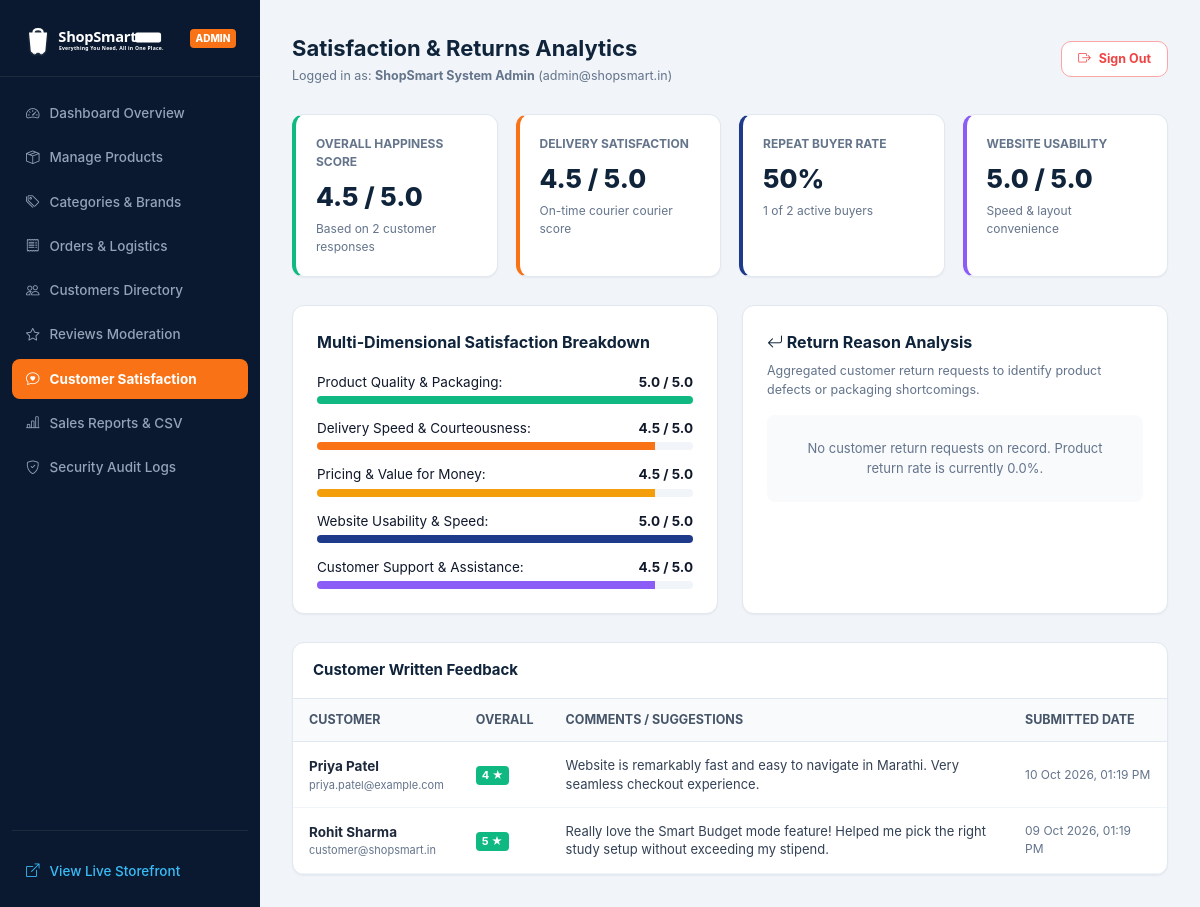
Screenshot of /uploads/admin/feedback.php (signed in) with the database file from the repository.
### tables this page shows
CREATE TABLE `users` (
  `id` INT UNSIGNED AUTO_INCREMENT PRIMARY KEY,
  `name` VARCHAR(100) NOT NULL,
  `email` VARCHAR(120) NOT NULL UNIQUE,
  `phone` VARCHAR(15) NOT NULL UNIQUE,
  `password_hash` VARCHAR(255) NOT NULL,
  `role` ENUM('customer', 'admin') NOT NULL DEFAULT 'customer',
  `status` ENUM('active', 'inactive') NOT NULL DEFAULT 'active',
  `avatar` VARCHAR(255) DEFAULT NULL,
  `created_at` DATETIME NOT NULL DEFAULT CURRENT_TIMESTAMP,
  `updated_at` DATETIME NOT NULL DEFAULT CURRENT_TIMESTAMP ON UPDATE CURRENT_TIMESTAMP,
  INDEX `idx_users_role` (`role`),
  INDEX `idx_users_status` (`status`)
);

CREATE TABLE `customer_feedback` (
  `id` INT UNSIGNED AUTO_INCREMENT PRIMARY KEY,
  `user_id` INT UNSIGNED DEFAULT NULL,
  `overall_satisfaction` TINYINT UNSIGNED NOT NULL DEFAULT 5,
  `product_quality` TINYINT UNSIGNED NOT NULL DEFAULT 5,
  `delivery_experience` TINYINT UNSIGNED NOT NULL DEFAULT 5,
  `pricing_satisfaction` TINYINT UNSIGNED NOT NULL DEFAULT 5,
  `website_usability` TINYINT UNSIGNED NOT NULL DEFAULT 5,
  `customer_support` TINYINT UNSIGNED NOT NULL DEFAULT 5,
  `comments` TEXT DEFAULT NULL,
  `created_at` DATETIME NOT NULL DEFAULT CURRENT_TIMESTAMP,
  FOREIGN KEY (`user_id`) REFERENCES `users` (`id`) ON DELETE SET NULL
);

### uploads/includes/functions.php (called while the page is built, shortened)
<?php
function e(?string $string): string {
    return htmlspecialchars((string)($string ?? ''), ENT_QUOTES, 'UTF-8');
}
function formatDateIndian(?string $datetime, bool $includeTime = true): string {
    $ts = strtotime($datetime);
    return $includeTime ? date('d M Y, h:i A', $ts) : date('d M Y', $ts);
}

### uploads/includes/auth.php (called while the page is built, shortened)
<?php
require_once __DIR__ . '/functions.php';
class Auth {
    public static function getCurrentUser(): ?array {
        $db = Database::getConnection();
        $stmt = $db->prepare("SELECT id, name, email, phone, role, created_at FROM users WHERE id = ? AND status = 'active' LIMIT 1");
        $stmt->execute([$_SESSION['user_id']]);
        return $stmt->fetch() ?: null;
    }
}

### uploads/admin/feedback.php (the view)
<?php
$adminTitle = "Satisfaction & Returns Analytics";
require_once __DIR__ . '/admin_header.php';
$db = Database::getConnection();
$feedbackList = [];
$avgOverall = 0;
$avgQuality = 0;
$avgDelivery = 0;
$avgPricing = 0;
$avgUsability = 0;
$avgSupport = 0;
$totalResponses = 0;
$repeatCustomerPct = 0;
$returnReasons = [];
if ($db) {
    $feedStmt = $db->query("
        SELECT cf.*, u.name AS user_name, u.email AS user_email
        FROM customer_feedback cf
        LEFT JOIN users u ON cf.user_id = u.id
        ORDER BY cf.created_at DESC
    ");
    $feedbackList = $feedStmt->fetchAll();
    $totalResponses = count($feedbackList);
    if ($totalResponses > 0) {
        $sumOverall = 0; $sumQual = 0; $sumDel = 0; $sumPrice = 0; $sumUse = 0; $sumSup = 0;
        foreach ($feedbackList as $fb) {
            $sumOverall += (int)$fb['overall_satisfaction'];
            $sumQual += (int)$fb['product_quality'];
            $sumDel += (int)$fb['delivery_experience'];
            $sumPrice += (int)$fb['pricing_satisfaction'];
            $sumUse += (int)$fb['website_usability'];
            $sumSup += (int)$fb['customer_support'];
        }
        $avgOverall = round($sumOverall / $totalResponses, 1);
        $avgQuality = round($sumQual / $totalResponses, 1);
        $avgDelivery = round($sumDel / $totalResponses, 1);
        $avgPricing = round($sumPrice / $totalResponses, 1);
        $avgUsability = round($sumUse / $totalResponses, 1);
        $avgSupport = round($sumSup / $totalResponses, 1);
    }
    $repeatQuery = $db->query("
        SELECT
            COUNT(DISTINCT user_id) AS total_buyers,
            SUM(CASE WHEN order_count > 1 THEN 1 ELSE 0 END) AS repeat_buyers
        FROM (
            SELECT user_id, COUNT(*) AS order_count
            FROM orders
            WHERE order_status NOT IN ('Cancelled')
            GROUP BY user_id
        ) buyer_summary
    ")->fetch();
    $totalBuyers = (int)($repeatQuery['total_buyers'] ?? 0);
    $repeatBuyers = (int)($repeatQuery['repeat_buyers'] ?? 0);
    $repeatCustomerPct = $totalBuyers > 0 ? round(($repeatBuyers / $totalBuyers) * 100) : 0;
    $retStmt = $db->query("
        SELECT return_reason, COUNT(*) AS count
        FROM return_requests
        GROUP BY return_reason
        ORDER BY count DESC
    ");
    $returnReasons = $retStmt->fetchAll();
}
?>
<div class="kpi-grid">
  <div class="kpi-card" style="border-left:4px solid var(--accent-green);">
    <div class="kpi-title">Overall Happiness Score</div>
    <div class="kpi-value"><?= $avgOverall > 0 ? number_format($avgOverall, 1) . ' / 5.0' : 'N/A' ?></div>
    <div style="font-size:12px;color:#64748b;margin-top:4px;">Based on <?= $totalResponses ?> customer responses</div>
  </div>
  <div class="kpi-card" style="border-left:4px solid var(--primary-orange);">
    <div class="kpi-title">Delivery Satisfaction</div>
    <div class="kpi-value"><?= $avgDelivery > 0 ? number_format($avgDelivery, 1) . ' / 5.0' : 'N/A' ?></div>
    <div style="font-size:12px;color:#64748b;margin-top:4px;">On-time courier courier score</div>
  </div>
  <div class="kpi-card" style="border-left:4px solid var(--primary-blue);">
    <div class="kpi-title">Repeat Buyer Rate</div>
    <div class="kpi-value"><?= $repeatCustomerPct ?>%</div>
    <div style="font-size:12px;color:#64748b;margin-top:4px;"><?= $repeatBuyers ?> of <?= $totalBuyers ?> active buyers</div>
  </div>
  <div class="kpi-card" style="border-left:4px solid #8b5cf6;">
    <div class="kpi-title">Website Usability</div>
    <div class="kpi-value"><?= $avgUsability > 0 ? number_format($avgUsability, 1) . ' / 5.0' : 'N/A' ?></div>
    <div style="font-size:12px;color:#64748b;margin-top:4px;">Speed & layout convenience</div>
  </div>
</div>
<div style="display:grid;grid-template-columns:1fr 1fr;gap:24px;margin-bottom:28px;">
  <div style="background:#ffffff;border:1px solid #e2e8f0;border-radius:12px;padding:24px;box-shadow:var(--shadow-sm);">
    <h3 style="font-size:16px;color:var(--primary-navy);margin-bottom:18px;">Multi-Dimensional Satisfaction Breakdown</h3>
    <div style="display:flex;flex-direction:column;gap:14px;font-size:13.5px;">
      <div>
        <div style="display:flex;justify-content:space-between;margin-bottom:4px;">
          <span>Product Quality & Packaging:</span>
          <strong><?= number_format($avgQuality, 1) ?> / 5.0</strong>
        </div>
        <div style="height:8px;background:#f1f5f9;border-radius:4px;overflow:hidden;">
          <div style="width:<?= ($avgQuality / 5) * 100 ?>%;height:100%;background:var(--accent-green);"></div>
        </div>
      </div>
      <div>
        <div style="display:flex;justify-content:space-between;margin-bottom:4px;">
          <span>Delivery Speed & Courteousness:</span>
          <strong><?= number_format($avgDelivery, 1) ?> / 5.0</strong>
        </div>
        <div style="height:8px;background:#f1f5f9;border-radius:4px;overflow:hidden;">
          <div style="width:<?= ($avgDelivery / 5) * 100 ?>%;height:100%;background:var(--primary-orange);"></div>
        </div>
      </div>
      <div>
        <div style="display:flex;justify-content:space-between;margin-bottom:4px;">
          <span>Pricing & Value for Money:</span>
          <strong><?= number_format($avgPricing, 1) ?> / 5.0</strong>
        </div>
        <div style="height:8px;background:#f1f5f9;border-radius:4px;overflow:hidden;">
          <div style="width:<?= ($avgPricing / 5) * 100 ?>%;height:100%;background:var(--accent-amber);"></div>
        </div>
      </div>
      <div>
        <div style="display:flex;justify-content:space-between;margin-bottom:4px;">
          <span>Website Usability & Speed:</span>
          <strong><?= number_format($avgUsability, 1) ?> / 5.0</strong>
        </div>
        <div style="height:8px;background:#f1f5f9;border-radius:4px;overflow:hidden;">
          <div style="width:<?= ($avgUsability / 5) * 100 ?>%;height:100%;background:var(--primary-blue);"></div>
        </div>
      </div>
      <div>
        <div style="display:flex;justify-content:space-between;margin-bottom:4px;">
          <span>Customer Support & Assistance:</span>
          <strong><?= number_format($avgSupport, 1) ?> / 5.0</strong>
        </div>
        <div style="height:8px;background:#f1f5f9;border-radius:4px;overflow:hidden;">
          <div style="width:<?= ($avgSupport / 5) * 100 ?>%;height:100%;background:#8b5cf6;"></div>
        </div>
      </div>
    </div>
  </div>
  <div style="background:#ffffff;border:1px solid #e2e8f0;border-radius:12px;padding:24px;box-shadow:var(--shadow-sm);">
    <h3 style="font-size:16px;color:var(--primary-navy);margin-bottom:8px;">
      <i class="bi bi-arrow-return-left"></i> Return Reason Analysis
    </h3>
    <p style="font-size:12.5px;color:#64748b;margin-bottom:16px;">
      Aggregated customer return requests to identify product defects or packaging shortcomings.
    </p>
    <?php if (!empty($returnReasons)): ?>
      <div style="display:flex;flex-direction:column;gap:12px;">
        <?php foreach ($returnReasons as $rr): ?>
          <div style="display:flex;justify-content:space-between;align-items:center;padding:10px 14px;background:#f8fafc;border-radius:8px;font-size:13px;">
            <span style="font-weight:600;color:var(--primary-navy);"><?= e($rr['return_reason']) ?></span>
            <span style="background:#fef2f2;color:#991b1b;font-weight:700;padding:2px 8px;border-radius:10px;">
              <?= $rr['count'] ?> incidents
            </span>
          </div>
        <?php endforeach; ?>
      </div>
    <?php else: ?>
      <div style="padding:24px;text-align:center;background:#f8fafc;border-radius:8px;color:#64748b;font-size:13px;">
        No customer return requests on record. Product return rate is currently 0.0%.
      </div>
    <?php endif; ?>
  </div>
</div>
<div class="table-container">
  <div style="padding:16px 20px;border-bottom:1px solid #e2e8f0;">
    <h3 style="font-size:15px;margin:0;font-weight:700;color:var(--primary-navy);">Customer Written Feedback</h3>
  </div>
  <table class="admin-table">
    <thead>
      <tr>
        <th>Customer</th>
        <th>Overall</th>
        <th>Comments / Suggestions</th>
        <th>Submitted Date</th>
      </tr>
    </thead>
    <tbody>
      <?php if (!empty($feedbackList)): ?>
        <?php foreach ($feedbackList as $fb): ?>
          <tr>
            <td>
              <strong><?= e($fb['user_name'] ?? 'Verified Shopper') ?></strong>
              <div style="font-size:11px;color:#64748b;"><?= e($fb['user_email'] ?? '') ?></div>
            </td>
            <td>
              <span class="rating-pill"><?= (int)$fb['overall_satisfaction'] ?> ★</span>
            </td>
            <td>
              <div style="font-size:13px;color:#334155;max-width:440px;line-height:1.4;">
                <?= e($fb['comments'] ?: 'No additional written comment.') ?>
              </div>
            </td>
            <td style="color:#64748b;font-size:12px;"><?= formatDateIndian($fb['created_at']) ?></td>
          </tr>
        <?php endforeach; ?>
      <?php else: ?>
        <tr><td colspan="4" style="text-align:center;padding:32px;color:#64748b;">No feedback responses recorded yet.</td></tr>
      <?php endif; ?>
    </tbody>
  </table>
</div>
<?php require_once __DIR__ . '/admin_footer.php'; ?>

### uploads/admin/admin_header.php (shortened to what this page needs)
<?php
require_once __DIR__ . '/../includes/functions.php';
require_once __DIR__ . '/../includes/auth.php';
$adminUser = Auth::getCurrentUser();
$currentAdminPage = basename($_SERVER['PHP_SELF'], '.php');
?>
<!DOCTYPE html>
<html lang="en">
<head>
  <link rel="stylesheet" href="<?= APP_URL ?>/assets/css/style.css">
  <link rel="stylesheet" href="https://cdn.jsdelivr.net/npm/bootstrap-icons@1.11.3/font/bootstrap-icons.min.css">
</head>
<body>
<div class="admin-layout">
  <aside class="admin-sidebar">
    <div class="admin-sidebar-header">
      <img src="<?= APP_URL ?>/assets/images/logo.svg" alt="ShopSmart" style="height:36px;filter:brightness(0) invert(1);">
      <span style="background:var(--primary-orange);color:#fff;font-size:10px;font-weight:800;padding:2px 6px;border-radius:4px;">ADMIN</span>
    </div>
    <nav class="admin-nav">
      <a href="<?= APP_URL ?>/admin/index.php" class="<?= $currentAdminPage === 'index' ? 'active' : '' ?>">
        <i class="bi bi-speedometer2"></i> Dashboard Overview
      </a>
      <a href="<?= APP_URL ?>/admin/products.php" class="<?= in_array($currentAdminPage, ['products', 'product_add', 'product_edit']) ? 'active' : '' ?>">
        <i class="bi bi-box-seam"></i> Manage Products
      </a>
      <a href="<?= APP_URL ?>/admin/categories.php" class="<?= $currentAdminPage === 'categories' ? 'active' : '' ?>">
        <i class="bi bi-tags"></i> Categories & Brands
      </a>
      <a href="<?= APP_URL ?>/admin/orders.php" class="<?= in_array($currentAdminPage, ['orders', 'order_detail']) ? 'active' : '' ?>">
        <i class="bi bi-receipt"></i> Orders & Logistics
      </a>
      <a href="<?= APP_URL ?>/admin/customers.php" class="<?= $currentAdminPage === 'customers' ? 'active' : '' ?>">
        <i class="bi bi-people"></i> Customers Directory
      </a>
      <a href="<?= APP_URL ?>/admin/reviews.php" class="<?= $currentAdminPage === 'reviews' ? 'active' : '' ?>">
        <i class="bi bi-star"></i> Reviews Moderation
      </a>
      <a href="<?= APP_URL ?>/admin/feedback.php" class="<?= $currentAdminPage === 'feedback' ? 'active' : '' ?>">
        <i class="bi bi-chat-heart"></i> Customer Satisfaction
      </a>
      <a href="<?= APP_URL ?>/admin/reports.php" class="<?= $currentAdminPage === 'reports' ? 'active' : '' ?>">
        <i class="bi bi-bar-chart-line"></i> Sales Reports & CSV
      </a>
      <a href="<?= APP_URL ?>/admin/audit_logs.php" class="<?= $currentAdminPage === 'audit_logs' ? 'active' : '' ?>">
        <i class="bi bi-shield-check"></i> Security Audit Logs
      </a>
      <div style="margin-top:auto;padding-top:20px;border-top:1px solid rgba(255,255,255,0.08);">
        <a href="<?= APP_URL ?>/index.php" target="_blank" style="color:#38bdf8;">
          <i class="bi bi-box-arrow-up-right"></i> View Live Storefront
        </a>
      </div>
    </nav>
  </aside>
  <main class="admin-main">
    <div class="admin-top-bar">
      <div>
        <h1 style="font-size:22px;color:var(--primary-navy);margin:0;"><?= isset($adminTitle) ? e($adminTitle) : 'Admin Dashboard' ?></h1>
        <div style="font-size:12.5px;color:#64748b;margin-top:2px;">Logged in as: <strong><?= e($adminUser['name'] ?? 'Administrator') ?></strong> (<?= e($adminUser['email'] ?? '') ?>)</div>
      </div>
      <div style="display:flex;gap:12px;align-items:center;">
        <form action="<?= APP_URL ?>/logout.php" method="POST" style="margin:0;">
          <button type="submit" class="btn-secondary" style="font-size:12.5px;padding:8px 16px;color:#ef4444;border:1px solid #fca5a5;">
            <i class="bi bi-box-arrow-right"></i> Sign Out
          </button>
        </form>
      </div>
    </div>

### rows the page displays
users: name "ShopSmart System Admin", email "admin@shopsmart.in"
customer_feedback: user.name "Priya Patel", user.email "priya.patel@example.com", overall_satisfaction "4", comments "Website is remarkably fast and easy to navigate in Marathi. Very seamless checkout experience.", created_at "10 Oct 2026, 01:19 PM"
customer_feedback: user.name "Rohit Sharma", user.email "customer@shopsmart.in", overall_satisfaction "5", comments "Really love the Smart Budget mode feature! Helped me pick the right study setup without exceeding my stipend.", created_at "09 Oct 2026, 01:19 PM"

### other values shown
$adminTitle "Satisfaction & Returns Analytics"
$avgOverall "4.5"
$totalResponses "2"
$avgDelivery "4.5"
$repeatCustomerPct "50"
$repeatBuyers "1"
$totalBuyers "2"
$avgUsability "5.0"
$avgQuality "5.0"
$avgPricing "4.5"
$avgSupport "4.5"
